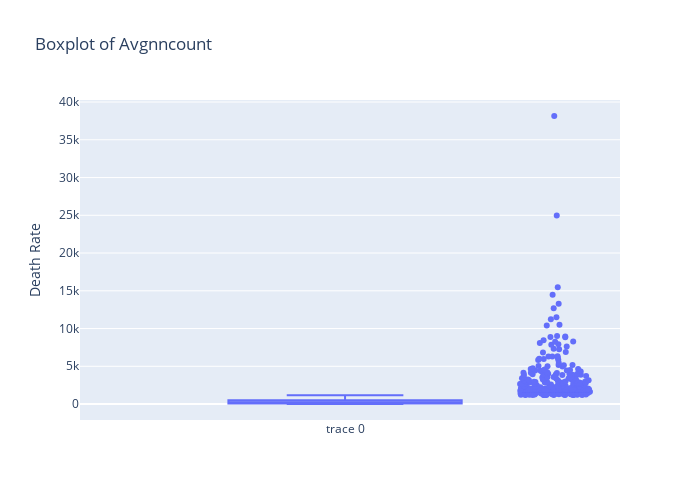

Notebook source saved alongside this figure:
### Markdown cell above
### Analyzing the variable/column in data and finding relationship with target

### Code cell
# Analyzing avgAnnCount column
avg_ann_count_mean=data["avgAnnCount"].mean()
avg_ann_count_std=data["avgAnnCount"].std()
print("Mean of avganncount : ",avg_ann_count_mean)
print("Standard deviation of acgAnnCount : ", avg_ann_count_std)

# create a histogram to visualize the distribution of avgAnncount
plt.hist(data["avgAnnCount"],bins=20)
plt.xlabel("avgAnnCount")
plt.ylabel("Frequency")
plt.title("Histogram of avgAnnCount")
plt.show()

# box plot 
fig=go.Figure(data=[go.Box(y=data['avgAnnCount'],boxpoints='outliers',jitter=0.3,pointpos=1.8)])
fig.update_layout(
    title='Boxplot of Avgnncount',
    yaxis_title='Death Rate',
    width=700,
    height=500
)
fig.show()

# calculate the correlation between avgAnnCount and target_deathrate
corr=data["avgAnnCount"].corr(data["TARGET_deathRate"])
print("Correlation between avgAnnCount and TARGET_deathRate:", corr)

# create a scatter plot to visualize the relationship between avgAnnCount and target variable
plt.scatter(data["avgAnnCount"],data["TARGET_deathRate"])
plt.xlabel("avgAnnCount")
plt.ylabel("TARGET_deathRate")
plt.title("Scatter plot of avgAnnCount vs target_deathrate")
plt.show()

### Figure 1 — Plotly figure (JSON) as saved in the notebook; plotly's stock layout.template omitted (floating-point values rounded to 4 significant figures; data arrays with more than 128 entries replaced by an {"elided": "..."} marker saying what was removed)
{"data": [{"boxpoints": "outliers", "jitter": 0.3, "pointpos": 1.8, "type": "box", "y": {"elided": "3047 float values"}}], "layout": {"height": 500, "title": {"text": "Boxplot of Avgnncount"}, "width": 700, "yaxis": {"title": {"text": "Death Rate"}}}}
